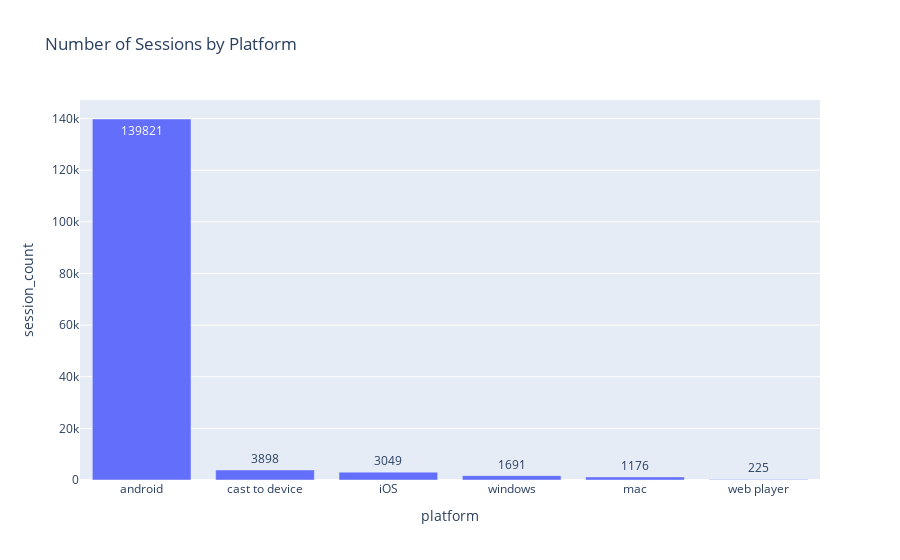

Notebook cell for this chart:
### Markdown cell above
Number of Session by Platforms

### Code cell
import plotly.express as px

# Count sessions by platform
platform_counts = df['platform'].value_counts().reset_index()
platform_counts.columns = ['platform', 'session_count']

# Plot
fig1 = px.bar(
    platform_counts,
    x='platform',
    y='session_count',
    text='session_count',
    title='Number of Sessions by Platform',
)

fig1.show()

### Figure 1 — Plotly figure (JSON) as saved in the notebook; plotly's stock layout.template omitted (floating-point values rounded to 4 significant figures)
{"data": [{"hovertemplate": "platform=%{x}<br>session_count=%{text}<extra></extra>", "legendgroup": "", "marker": {"color": "#636efa", "pattern": {"shape": ""}}, "name": "", "orientation": "v", "showlegend": false, "text": [139800.0, 3898.0, 3049.0, 1691.0, 1176.0, 225.0], "textposition": "auto", "type": "bar", "x": ["android", "cast to device", "iOS", "windows", "mac", "web player"], "xaxis": "x", "y": [139821, 3898, 3049, 1691, 1176, 225], "yaxis": "y"}], "layout": {"barmode": "relative", "legend": {"tracegroupgap": 0}, "title": {"text": "Number of Sessions by Platform"}, "xaxis": {"anchor": "y", "domain": [0, 1], "title": {"text": "platform"}}, "yaxis": {"anchor": "x", "domain": [0, 1], "title": {"text": "session_count"}}}}
